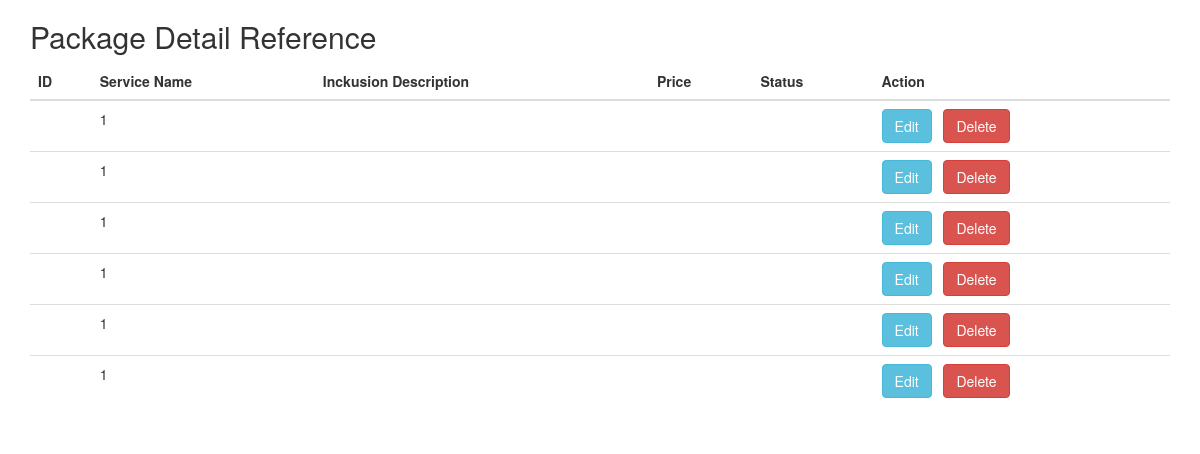
Page /view_packages.php on the committed database.
### tables this page shows
CREATE TABLE `package_detail_reference` (
  `pack_dtl_id` int(11) NOT NULL,
  `service_id` int(11) NOT NULL,
  `package_inclusion_desc` text NOT NULL,
  `pck_dtl_price` float NOT NULL,
  `pck_dtl_status` varchar(1) NOT NULL DEFAULT 'A' COMMENT 'A - Active D - Discontinued'
);

### view_packages.php (the view, shortened to what this page needs)
<?php
include "connection.php";
$sql = "SELECT * FROM package_detail_reference";
$result = $conn->query($sql);
?>
<!DOCTYPE html>
<html>
<head>
<link rel="stylesheet" href="https://maxcdn.bootstrapcdn.com/bootstrap/3.4.0/css/bootstrap.min.css">
</head>
<body>
	<div class="container">
		<h2>Package Detail Reference</h2>
<table class="table">
	<thead>
		<tr>
		<th>ID</th>
		<th>Service Name</th>
		<th>Inckusion Description </th>
		<th>Price</th>
		<th>Status</th>
		<th>Action</th>
	</tr>
	</thead>
	<tbody>
		<?php
			if ($result->num_rows > 0) {
				while ($row = $result->fetch_assoc()) {
		?>
					<tr>
					<td><?php echo $row['package_detail_id']; ?></td>
					<td><?php echo $row['service_id']; ?></td>
					<td><?php echo $row['package_inclusion_description']; ?></td>
					<td><?php echo $row['package_detail_price']; ?></td>
					<td><?php echo $row['package_detail_status']; ?></td>
					<td><a class="btn btn-info" href="Admin_updatepackage.php?package_detail_id=<?php echo $row['package_detail_id']; ?>">Edit</a>
						<a class="btn btn-danger" href="Admin_deletepackage.php?package_detail_id=<?php echo $row['package_detail_id']; ?>">Delete</a></td>
					</tr>
		<?php		}
			}
		?>
	</tbody>
</table>
	</div>
</body>
</html>

### rows in the picture
package_detail_reference: service "1"
package_detail_reference: service "1"
package_detail_reference: service "1"
package_detail_reference: service "1"
package_detail_reference: service "1"
package_detail_reference: service "1"
